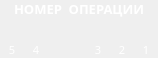
<?xml version="1.0" encoding="UTF-8"?>
<ui version="4.0">
 <class>CommandDecoderWidget</class>
 <widget class="QWidget" name="CommandDecoderWidget">
  <property name="geometry">
   <rect>
    <x>0</x>
    <y>0</y>
    <width>158</width>
    <height>58</height>
   </rect>
  </property>
  <property name="font">
   <font>
    <family>Sans Serif</family>
    <pointsize>8</pointsize>
   </font>
  </property>
  <property name="windowTitle">
   <string>CommandDecoderWidget</string>
  </property>
  <layout class="QVBoxLayout" name="verticalLayout">
   <property name="spacing">
    <number>0</number>
   </property>
   <property name="leftMargin">
    <number>0</number>
   </property>
   <property name="topMargin">
    <number>0</number>
   </property>
   <property name="rightMargin">
    <number>0</number>
   </property>
   <property name="bottomMargin">
    <number>0</number>
   </property>
   <item>
    <widget class="QLabel" name="label_38">
     <property name="palette">
      <palette>
       <active>
        <colorrole role="WindowText">
         <brush brushstyle="SolidPattern">
          <color alpha="255">
           <red>255</red>
           <green>255</green>
           <blue>255</blue>
          </color>
         </brush>
        </colorrole>
        <colorrole role="Text">
         <brush brushstyle="SolidPattern">
          <color alpha="255">
           <red>255</red>
           <green>255</green>
           <blue>255</blue>
          </color>
         </brush>
        </colorrole>
        <colorrole role="ButtonText">
         <brush brushstyle="SolidPattern">
          <color alpha="255">
           <red>255</red>
           <green>255</green>
           <blue>255</blue>
          </color>
         </brush>
        </colorrole>
       </active>
       <inactive>
        <colorrole role="WindowText">
         <brush brushstyle="SolidPattern">
          <color alpha="255">
           <red>255</red>
           <green>255</green>
           <blue>255</blue>
          </color>
         </brush>
        </colorrole>
        <colorrole role="Text">
         <brush brushstyle="SolidPattern">
          <color alpha="255">
           <red>255</red>
           <green>255</green>
           <blue>255</blue>
          </color>
         </brush>
        </colorrole>
        <colorrole role="ButtonText">
         <brush brushstyle="SolidPattern">
          <color alpha="255">
           <red>255</red>
           <green>255</green>
           <blue>255</blue>
          </color>
         </brush>
        </colorrole>
       </inactive>
       <disabled>
        <colorrole role="WindowText">
         <brush brushstyle="SolidPattern">
          <color alpha="255">
           <red>106</red>
           <green>104</green>
           <blue>100</blue>
          </color>
         </brush>
        </colorrole>
        <colorrole role="Text">
         <brush brushstyle="SolidPattern">
          <color alpha="255">
           <red>106</red>
           <green>104</green>
           <blue>100</blue>
          </color>
         </brush>
        </colorrole>
        <colorrole role="ButtonText">
         <brush brushstyle="SolidPattern">
          <color alpha="255">
           <red>106</red>
           <green>104</green>
           <blue>100</blue>
          </color>
         </brush>
        </colorrole>
       </disabled>
      </palette>
     </property>
     <property name="font">
      <font>
       <family>Sans Serif</family>
       <pointsize>10</pointsize>
       <weight>75</weight>
       <bold>true</bold>
      </font>
     </property>
     <property name="text">
      <string>НОМЕР  ОПЕРАЦИИ</string>
     </property>
     <property name="alignment">
      <set>Qt::AlignCenter</set>
     </property>
    </widget>
   </item>
   <item>
    <layout class="QGridLayout" name="gridLayout">
     <property name="spacing">
      <number>0</number>
     </property>
     <item row="1" column="5">
      <widget class="QLabel" name="label_39">
       <property name="palette">
        <palette>
         <active>
          <colorrole role="WindowText">
           <brush brushstyle="SolidPattern">
            <color alpha="255">
             <red>255</red>
             <green>255</green>
             <blue>255</blue>
            </color>
           </brush>
          </colorrole>
          <colorrole role="Text">
           <brush brushstyle="SolidPattern">
            <color alpha="255">
             <red>255</red>
             <green>255</green>
             <blue>255</blue>
            </color>
           </brush>
          </colorrole>
          <colorrole role="ButtonText">
           <brush brushstyle="SolidPattern">
            <color alpha="255">
             <red>255</red>
             <green>255</green>
             <blue>255</blue>
            </color>
           </brush>
          </colorrole>
         </active>
         <inactive>
          <colorrole role="WindowText">
           <brush brushstyle="SolidPattern">
            <color alpha="255">
             <red>255</red>
             <green>255</green>
             <blue>255</blue>
            </color>
           </brush>
          </colorrole>
          <colorrole role="Text">
           <brush brushstyle="SolidPattern">
            <color alpha="255">
             <red>255</red>
             <green>255</green>
             <blue>255</blue>
            </color>
           </brush>
          </colorrole>
          <colorrole role="ButtonText">
           <brush brushstyle="SolidPattern">
            <color alpha="255">
             <red>255</red>
             <green>255</green>
             <blue>255</blue>
            </color>
           </brush>
          </colorrole>
         </inactive>
         <disabled>
          <colorrole role="WindowText">
           <brush brushstyle="SolidPattern">
            <color alpha="255">
             <red>106</red>
             <green>104</green>
             <blue>100</blue>
            </color>
           </brush>
          </colorrole>
          <colorrole role="Text">
           <brush brushstyle="SolidPattern">
            <color alpha="255">
             <red>106</red>
             <green>104</green>
             <blue>100</blue>
            </color>
           </brush>
          </colorrole>
          <colorrole role="ButtonText">
           <brush brushstyle="SolidPattern">
            <color alpha="255">
             <red>106</red>
             <green>104</green>
             <blue>100</blue>
            </color>
           </brush>
          </colorrole>
         </disabled>
        </palette>
       </property>
       <property name="font">
        <font>
         <family>Sans Serif</family>
         <pointsize>8</pointsize>
         <weight>50</weight>
         <bold>false</bold>
        </font>
       </property>
       <property name="text">
        <string>1</string>
       </property>
       <property name="alignment">
        <set>Qt::AlignCenter</set>
       </property>
      </widget>
     </item>
     <item row="0" column="4">
      <widget class="QLabel" name="lamp1">
       <property name="minimumSize">
        <size>
         <width>24</width>
         <height>24</height>
        </size>
       </property>
       <property name="maximumSize">
        <size>
         <width>24</width>
         <height>24</height>
        </size>
       </property>
       <property name="frameShape">
        <enum>QFrame::NoFrame</enum>
       </property>
       <property name="frameShadow">
        <enum>QFrame::Raised</enum>
       </property>
       <property name="text">
        <string/>
       </property>
       <property name="pixmap">
        <pixmap resource="../libural/images.qrc">:/images/lamp_off.png</pixmap>
       </property>
       <property name="scaledContents">
        <bool>false</bool>
       </property>
      </widget>
     </item>
     <item row="0" column="5">
      <widget class="QLabel" name="lamp0">
       <property name="minimumSize">
        <size>
         <width>24</width>
         <height>24</height>
        </size>
       </property>
       <property name="maximumSize">
        <size>
         <width>24</width>
         <height>24</height>
        </size>
       </property>
       <property name="frameShape">
        <enum>QFrame::NoFrame</enum>
       </property>
       <property name="frameShadow">
        <enum>QFrame::Raised</enum>
       </property>
       <property name="text">
        <string/>
       </property>
       <property name="pixmap">
        <pixmap resource="../libural/images.qrc">:/images/lamp_off.png</pixmap>
       </property>
       <property name="scaledContents">
        <bool>false</bool>
       </property>
      </widget>
     </item>
     <item row="1" column="0">
      <widget class="QLabel" name="label_43">
       <property name="palette">
        <palette>
         <active>
          <colorrole role="WindowText">
           <brush brushstyle="SolidPattern">
            <color alpha="255">
             <red>255</red>
             <green>255</green>
             <blue>255</blue>
            </color>
           </brush>
          </colorrole>
          <colorrole role="Text">
           <brush brushstyle="SolidPattern">
            <color alpha="255">
             <red>255</red>
             <green>255</green>
             <blue>255</blue>
            </color>
           </brush>
          </colorrole>
          <colorrole role="ButtonText">
           <brush brushstyle="SolidPattern">
            <color alpha="255">
             <red>255</red>
             <green>255</green>
             <blue>255</blue>
            </color>
           </brush>
          </colorrole>
         </active>
         <inactive>
          <colorrole role="WindowText">
           <brush brushstyle="SolidPattern">
            <color alpha="255">
             <red>255</red>
             <green>255</green>
             <blue>255</blue>
            </color>
           </brush>
          </colorrole>
          <colorrole role="Text">
           <brush brushstyle="SolidPattern">
            <color alpha="255">
             <red>255</red>
             <green>255</green>
             <blue>255</blue>
            </color>
           </brush>
          </colorrole>
          <colorrole role="ButtonText">
           <brush brushstyle="SolidPattern">
            <color alpha="255">
             <red>255</red>
             <green>255</green>
             <blue>255</blue>
            </color>
           </brush>
          </colorrole>
         </inactive>
         <disabled>
          <colorrole role="WindowText">
           <brush brushstyle="SolidPattern">
            <color alpha="255">
             <red>106</red>
             <green>104</green>
             <blue>100</blue>
            </color>
           </brush>
          </colorrole>
          <colorrole role="Text">
           <brush brushstyle="SolidPattern">
            <color alpha="255">
             <red>106</red>
             <green>104</green>
             <blue>100</blue>
            </color>
           </brush>
          </colorrole>
          <colorrole role="ButtonText">
           <brush brushstyle="SolidPattern">
            <color alpha="255">
             <red>106</red>
             <green>104</green>
             <blue>100</blue>
            </color>
           </brush>
          </colorrole>
         </disabled>
        </palette>
       </property>
       <property name="font">
        <font>
         <family>Sans Serif</family>
         <pointsize>8</pointsize>
         <weight>50</weight>
         <bold>false</bold>
        </font>
       </property>
       <property name="text">
        <string>5</string>
       </property>
       <property name="alignment">
        <set>Qt::AlignCenter</set>
       </property>
      </widget>
     </item>
     <item row="0" column="2">
      <spacer name="horizontalSpacer_10">
       <property name="orientation">
        <enum>Qt::Horizontal</enum>
       </property>
       <property name="sizeHint" stdset="0">
        <size>
         <width>40</width>
         <height>20</height>
        </size>
       </property>
      </spacer>
     </item>
     <item row="0" column="1">
      <widget class="QLabel" name="lamp3">
       <property name="minimumSize">
        <size>
         <width>24</width>
         <height>24</height>
        </size>
       </property>
       <property name="maximumSize">
        <size>
         <width>24</width>
         <height>24</height>
        </size>
       </property>
       <property name="frameShape">
        <enum>QFrame::NoFrame</enum>
       </property>
       <property name="frameShadow">
        <enum>QFrame::Raised</enum>
       </property>
       <property name="lineWidth">
        <number>0</number>
       </property>
       <property name="text">
        <string/>
       </property>
       <property name="pixmap">
        <pixmap resource="../libural/images.qrc">:/images/lamp_off.png</pixmap>
       </property>
       <property name="scaledContents">
        <bool>false</bool>
       </property>
       <property name="indent">
        <number>0</number>
       </property>
      </widget>
     </item>
     <item row="0" column="3">
      <widget class="QLabel" name="lamp2">
       <property name="minimumSize">
        <size>
         <width>24</width>
         <height>24</height>
        </size>
       </property>
       <property name="maximumSize">
        <size>
         <width>24</width>
         <height>24</height>
        </size>
       </property>
       <property name="frameShape">
        <enum>QFrame::NoFrame</enum>
       </property>
       <property name="frameShadow">
        <enum>QFrame::Raised</enum>
       </property>
       <property name="text">
        <string/>
       </property>
       <property name="pixmap">
        <pixmap resource="../libural/images.qrc">:/images/lamp_off.png</pixmap>
       </property>
       <property name="scaledContents">
        <bool>false</bool>
       </property>
      </widget>
     </item>
     <item row="0" column="0">
      <widget class="QLabel" name="lamp4">
       <property name="minimumSize">
        <size>
         <width>24</width>
         <height>24</height>
        </size>
       </property>
       <property name="maximumSize">
        <size>
         <width>24</width>
         <height>24</height>
        </size>
       </property>
       <property name="frameShape">
        <enum>QFrame::NoFrame</enum>
       </property>
       <property name="frameShadow">
        <enum>QFrame::Raised</enum>
       </property>
       <property name="text">
        <string/>
       </property>
       <property name="pixmap">
        <pixmap resource="../libural/images.qrc">:/images/lamp_off.png</pixmap>
       </property>
       <property name="scaledContents">
        <bool>false</bool>
       </property>
      </widget>
     </item>
     <item row="1" column="4">
      <widget class="QLabel" name="label_40">
       <property name="palette">
        <palette>
         <active>
          <colorrole role="WindowText">
           <brush brushstyle="SolidPattern">
            <color alpha="255">
             <red>255</red>
             <green>255</green>
             <blue>255</blue>
            </color>
           </brush>
          </colorrole>
          <colorrole role="Text">
           <brush brushstyle="SolidPattern">
            <color alpha="255">
             <red>255</red>
             <green>255</green>
             <blue>255</blue>
            </color>
           </brush>
          </colorrole>
          <colorrole role="ButtonText">
           <brush brushstyle="SolidPattern">
            <color alpha="255">
             <red>255</red>
             <green>255</green>
             <blue>255</blue>
            </color>
           </brush>
          </colorrole>
         </active>
         <inactive>
          <colorrole role="WindowText">
           <brush brushstyle="SolidPattern">
            <color alpha="255">
             <red>255</red>
             <green>255</green>
             <blue>255</blue>
            </color>
           </brush>
          </colorrole>
          <colorrole role="Text">
           <brush brushstyle="SolidPattern">
            <color alpha="255">
             <red>255</red>
             <green>255</green>
             <blue>255</blue>
            </color>
           </brush>
          </colorrole>
          <colorrole role="ButtonText">
           <brush brushstyle="SolidPattern">
            <color alpha="255">
             <red>255</red>
             <green>255</green>
             <blue>255</blue>
            </color>
           </brush>
          </colorrole>
         </inactive>
         <disabled>
          <colorrole role="WindowText">
           <brush brushstyle="SolidPattern">
            <color alpha="255">
             <red>106</red>
             <green>104</green>
             <blue>100</blue>
            </color>
           </brush>
          </colorrole>
          <colorrole role="Text">
           <brush brushstyle="SolidPattern">
            <color alpha="255">
             <red>106</red>
             <green>104</green>
             <blue>100</blue>
            </color>
           </brush>
          </colorrole>
          <colorrole role="ButtonText">
           <brush brushstyle="SolidPattern">
            <color alpha="255">
             <red>106</red>
             <green>104</green>
             <blue>100</blue>
            </color>
           </brush>
          </colorrole>
         </disabled>
        </palette>
       </property>
       <property name="font">
        <font>
         <family>Sans Serif</family>
         <pointsize>8</pointsize>
         <weight>50</weight>
         <bold>false</bold>
        </font>
       </property>
       <property name="text">
        <string>2</string>
       </property>
       <property name="alignment">
        <set>Qt::AlignCenter</set>
       </property>
      </widget>
     </item>
     <item row="1" column="3">
      <widget class="QLabel" name="label_41">
       <property name="palette">
        <palette>
         <active>
          <colorrole role="WindowText">
           <brush brushstyle="SolidPattern">
            <color alpha="255">
             <red>255</red>
             <green>255</green>
             <blue>255</blue>
            </color>
           </brush>
          </colorrole>
          <colorrole role="Text">
           <brush brushstyle="SolidPattern">
            <color alpha="255">
             <red>255</red>
             <green>255</green>
             <blue>255</blue>
            </color>
           </brush>
          </colorrole>
          <colorrole role="ButtonText">
           <brush brushstyle="SolidPattern">
            <color alpha="255">
             <red>255</red>
             <green>255</green>
             <blue>255</blue>
            </color>
           </brush>
          </colorrole>
         </active>
         <inactive>
          <colorrole role="WindowText">
           <brush brushstyle="SolidPattern">
            <color alpha="255">
             <red>255</red>
             <green>255</green>
             <blue>255</blue>
            </color>
           </brush>
          </colorrole>
          <colorrole role="Text">
           <brush brushstyle="SolidPattern">
            <color alpha="255">
             <red>255</red>
             <green>255</green>
             <blue>255</blue>
            </color>
           </brush>
          </colorrole>
          <colorrole role="ButtonText">
           <brush brushstyle="SolidPattern">
            <color alpha="255">
             <red>255</red>
             <green>255</green>
             <blue>255</blue>
            </color>
           </brush>
          </colorrole>
         </inactive>
         <disabled>
          <colorrole role="WindowText">
           <brush brushstyle="SolidPattern">
            <color alpha="255">
             <red>106</red>
             <green>104</green>
             <blue>100</blue>
            </color>
           </brush>
          </colorrole>
          <colorrole role="Text">
           <brush brushstyle="SolidPattern">
            <color alpha="255">
             <red>106</red>
             <green>104</green>
             <blue>100</blue>
            </color>
           </brush>
          </colorrole>
          <colorrole role="ButtonText">
           <brush brushstyle="SolidPattern">
            <color alpha="255">
             <red>106</red>
             <green>104</green>
             <blue>100</blue>
            </color>
           </brush>
          </colorrole>
         </disabled>
        </palette>
       </property>
       <property name="font">
        <font>
         <family>Sans Serif</family>
         <pointsize>8</pointsize>
         <weight>50</weight>
         <bold>false</bold>
        </font>
       </property>
       <property name="text">
        <string>3</string>
       </property>
       <property name="alignment">
        <set>Qt::AlignCenter</set>
       </property>
      </widget>
     </item>
     <item row="1" column="1">
      <widget class="QLabel" name="label_42">
       <property name="palette">
        <palette>
         <active>
          <colorrole role="WindowText">
           <brush brushstyle="SolidPattern">
            <color alpha="255">
             <red>255</red>
             <green>255</green>
             <blue>255</blue>
            </color>
           </brush>
          </colorrole>
          <colorrole role="Text">
           <brush brushstyle="SolidPattern">
            <color alpha="255">
             <red>255</red>
             <green>255</green>
             <blue>255</blue>
            </color>
           </brush>
          </colorrole>
          <colorrole role="ButtonText">
           <brush brushstyle="SolidPattern">
            <color alpha="255">
             <red>255</red>
             <green>255</green>
             <blue>255</blue>
            </color>
           </brush>
          </colorrole>
         </active>
         <inactive>
          <colorrole role="WindowText">
           <brush brushstyle="SolidPattern">
            <color alpha="255">
             <red>255</red>
             <green>255</green>
             <blue>255</blue>
            </color>
           </brush>
          </colorrole>
          <colorrole role="Text">
           <brush brushstyle="SolidPattern">
            <color alpha="255">
             <red>255</red>
             <green>255</green>
             <blue>255</blue>
            </color>
           </brush>
          </colorrole>
          <colorrole role="ButtonText">
           <brush brushstyle="SolidPattern">
            <color alpha="255">
             <red>255</red>
             <green>255</green>
             <blue>255</blue>
            </color>
           </brush>
          </colorrole>
         </inactive>
         <disabled>
          <colorrole role="WindowText">
           <brush brushstyle="SolidPattern">
            <color alpha="255">
             <red>106</red>
             <green>104</green>
             <blue>100</blue>
            </color>
           </brush>
          </colorrole>
          <colorrole role="Text">
           <brush brushstyle="SolidPattern">
            <color alpha="255">
             <red>106</red>
             <green>104</green>
             <blue>100</blue>
            </color>
           </brush>
          </colorrole>
          <colorrole role="ButtonText">
           <brush brushstyle="SolidPattern">
            <color alpha="255">
             <red>106</red>
             <green>104</green>
             <blue>100</blue>
            </color>
           </brush>
          </colorrole>
         </disabled>
        </palette>
       </property>
       <property name="font">
        <font>
         <family>Sans Serif</family>
         <pointsize>8</pointsize>
         <weight>50</weight>
         <bold>false</bold>
        </font>
       </property>
       <property name="text">
        <string>4</string>
       </property>
       <property name="alignment">
        <set>Qt::AlignCenter</set>
       </property>
      </widget>
     </item>
    </layout>
   </item>
  </layout>
 </widget>
 <resources>
  <include location="../libural/images.qrc"/>
 </resources>
 <connections/>
</ui>
